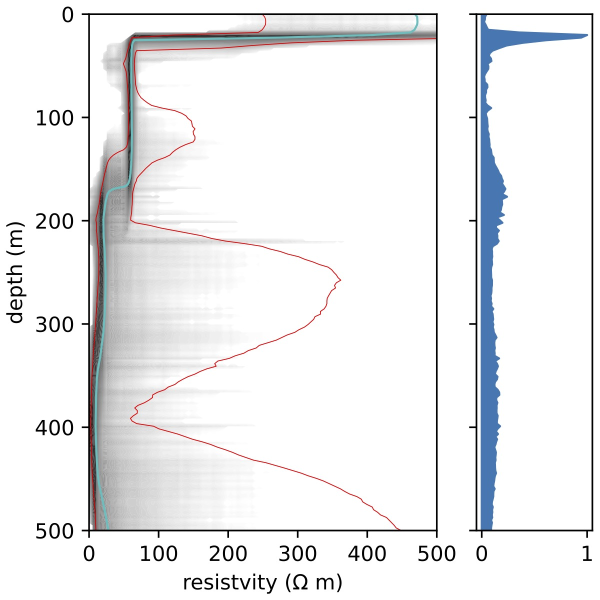
#> input picture examples/AirborneEM/AEM_data/rjmcmc_densityprofile.jpg, 1200 x 1200 px (shown at 1/2 size)
$ jupyter execute --allow-errors TransC-AEM_example.ipynb
#> lines starting #> are read from the running program, lines starting #| are printed output that depends on the picture
### examples/AirborneEM/utils/AEM_IO_utils.py
"""Utility functions for reading and processing Airborne Electromagnetic (AEM) data."""

import arviz as az
import numpy as np


def read_chain(fp):
    """TODO: add docstring."""
    fh = open(fp)
    lines = fh.readlines()
    chain = []
    for line in lines:
        fields = line.split()
        msft = float(fields[0])
        n = int(fields[1])
        d = np.array(fields[2 : n + 2], dtype=float)
        c = np.array(fields[n + 2 : n + 2 + n], dtype=float)
        chain.append([n, msft, d, c])
    return chain


# read in enembles
def read_aem_ensembles(dir):
    """TODO: add docstring."""
#> called with dir = 'AEM_data'
    log_posterior_ens, ensemble_per_state, ndims = [], [], []
    for i in range(10):
        chain = read_chain(dir + f"/lyr{i + 1:02d}/chain.out")
        n, msft, d, logc = chain[0]
        ndims.append(len(np.concatenate((d, logc))) - 1)
        y = []
        x = np.zeros((len(chain), ndims[i]))
        for j, piece in enumerate(chain):
            n, msft, d, logc = piece
            y.append(-0.5 * msft)
            x[j] = np.concatenate((d[1:], logc))
        log_posterior_ens.append(y)
        ensemble_per_state.append(x)

    nstates = len(log_posterior_ens)
    nens = len(chain)
    return ensemble_per_state, log_posterior_ens, nstates, ndims, nens


# [148 lines left out: functions read_aem_ensembles_thicknesses, get_names, create_InferenceData_object, create_InferenceData_object_per_state, ens_diagnostics, setproposalweights, not called in this run]

### examples/AirborneEM/TransC-AEM_example.ipynb
# TransC Ensemble Resampler applied to AEM Lagrange dataset - single layered model

This example demonstrates the use of the Trans-C Ensemble Resampler on a real Airborne EM dataset and compares results to a Trans_D sampler.

### Problem setup

The Earth model is a layered 1D profile of log conductivities.
- 10 independent states are used such that state $n$ has $n$ layers with variable layer thickness and log-conductivity.
- Posterior ensembles of models are read in and sampled over with the Ensemble resampler.
- Results are compared to a Reversible-Jump solution produced by Ross Brodie's code (https://github.com/GeoscienceAustralia/ga-aem)

[cell 1]
# standard libraries
import time
from functools import partial

import matplotlib.pyplot as plt
import numpy as np
from IPython.display import display
from PIL import Image
from tqdm import tqdm
from utils.AEM_IO_utils import (
    create_InferenceData_object,
    read_aem_ensembles,
    setproposalweights,
)
from utils.AEM_plot_utils import plot_ensembles, plot_histogram_is, plot_pseudo_samples

#### TransC class

[cell 2]
from pytransc.analysis.samples import resample_ensembles
from pytransc.analysis.visits import (
    count_state_changes,
    count_total_state_changes,
    get_acceptance_rate_between_states,
    get_autocorr_between_state_jumps,
    get_relative_marginal_likelihoods,
    get_visits_to_states,
)
from pytransc.samplers import run_ensemble_resampler
from pytransc.utils.auto_pseudo import build_auto_pseudo_prior

#### Read ensembles for each state

Here we read in 25000 posterior samples for each of the 10 states, together with their log-posterior values (unnormalized). These were prepared using an MCMC sampler applied separately to each state.

#> (a cell that did not finish here is left out)

#### Plot input ensembles for reference

We take a quick look at the input ensembles of models witha  corner plot.

Here we plot the 5th ensemble which has 5 layers, with 4 interface depths and 5 conductivities.

#> (a cell that did not finish here is left out)

[cell 5]
state = 4
label_kwargs = {"fontsize": 18}
#> (the rest of this cell did not finish here and is left out)

The posterior ensembles look to have some non-Gaussian structure.

#### Build pseudo priors

Since it appears that for this input ensemble the prior is omitted then implictly by setting the pseudo prior density to unity we are effectively equating the pseudo prior with the actual prior.

[cell 6]
# create pseudo prior function and evaluate for all ensembles
pseudoprior = "uniform"  # pseudo prior function has layers defined by uniform random interfaces in depth and uniform random log c between bounds.
pseudoprior = "fit"  # fit a Gaussian mixture model to each state to get a normalized pseudo prior PDF.
#> (the rest of this cell did not finish here and is left out)

Now we generate samples from the pseudo_prior and take a look at them, for the same state as above.

[cell 7]
state = 4
label_kwargs = {"fontsize": 18}
#> (the rest of this cell did not finish here and is left out)

While the prior distribution of interface depths is uniform, here they are labelled in ranked order, and so the samples for each state become conditional on each other.

Hence when samples pairs are plotted they are restricted to the triangular region $z_{i+1} > z_i$, and we see the effect above.

All layer conductivity priors are uniform.

#### Run Ensemble Resampler across states

[cell 8]
# Calculate marginal Likelihoods using ensembles for each state
nwalkers = 32  # number of independent random walkers across ensembles
nsteps = 500000  # number of chain steps for each walker
start_time = time.time()
#> (the rest of this cell did not finish here and is left out)

#### Diagnostics

[cell 9]
alg = "TransC-ensemble-resampler"
#> (the rest of this cell did not finish here and is left out)

### Time spent in each state

[cell 10]
plt.figure(figsize=(6, 4))
#> (this line was passed over: IPython is not available in this run)
#> (the rest of this cell did not finish here and is left out)

[cell 11]
# here is a result prepared earlier apply the Trans_C sampler to the uniform prior for comparison
visits_prior = np.array(
    [
        0.10008,
        0.10004,
        0.09992,
        0.10004,
        0.09994,
        0.10003,
        0.10004,
        0.10004,
        0.09992,
        0.09996,
    ]
)
figsize = (6, 4)
plotpair, width = True, 0.4
#> (the rest of this cell did not finish here and is left out)

A plot of the posterior sampling over states compared to the uniform prior.

#### Generate a trans-D ensemble

Here we generate a ensemble across the states from the Ensemble Resampler and compare the model density to a previously run Trans-D code using reversible-jump MCMC.

#> (a cell that did not finish here is left out)

[cell 13]
# fancy density plot properties
pcentiles = [
    [5, 50, 90],  # percentile curves to plot on top of density plot
    ["r", "c", "r"],  # colours of percentile curves
    [0.4, 1.0, 0.4],
]  # line widths of percentile curves
interfaceplotcolor = "C0"  # add an interface density plot with this colour of fill
cmap = "gray_r"  # colour map of density plot
log = True  # use log(density) for colour map (T/F)
density_cutoff = (
    2  # relative density percentage below which to white out (makes plot prettier)
)

#> (a cell that did not finish here is left out)

Here is the result using Reversible-Jump MCMC found with [Ross Brodie's Reversible-Jump MCMC code](https://github.com/GeoscienceAustralia/ga-aem)

[cell 15]
img = Image.open("./AEM_data/rjmcmc_densityprofile.jpg")
#> img is the input picture: PIL image 1200x1200 RGB; mean R, G, B 236.5, 237, 238.3
display(img.resize((420, 420), Image.LANCZOS))
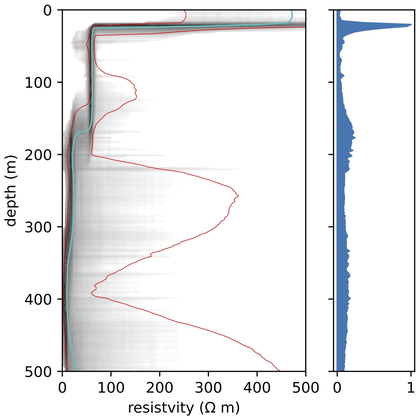
#> shown: PIL image 420x420 RGB; mean R, G, B 236.1, 236.5, 237.9
